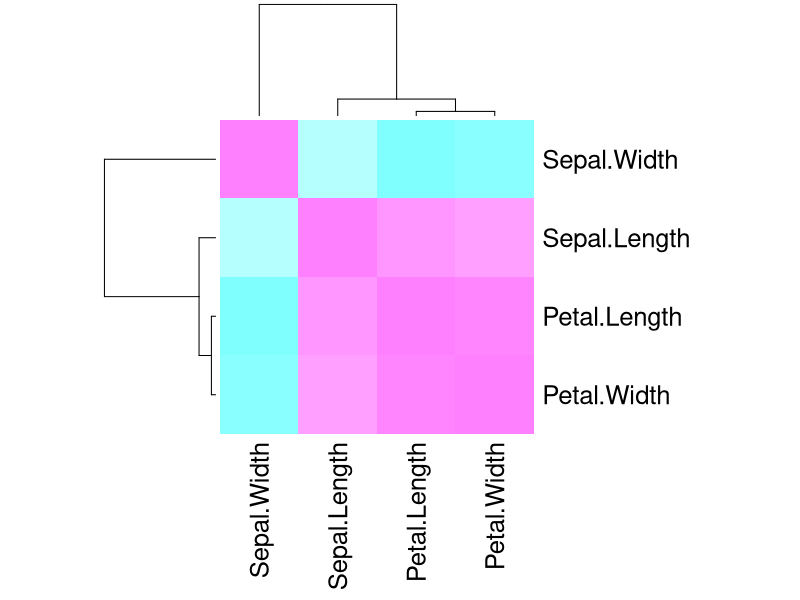
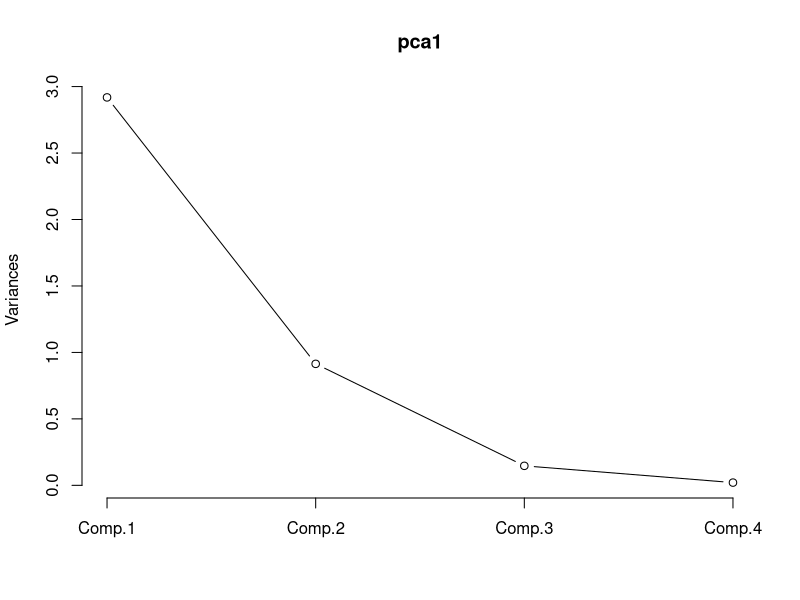
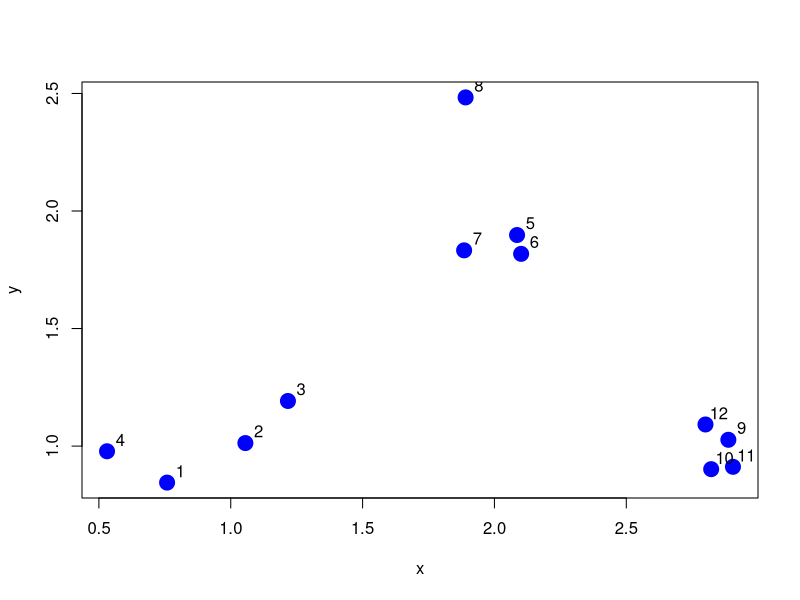
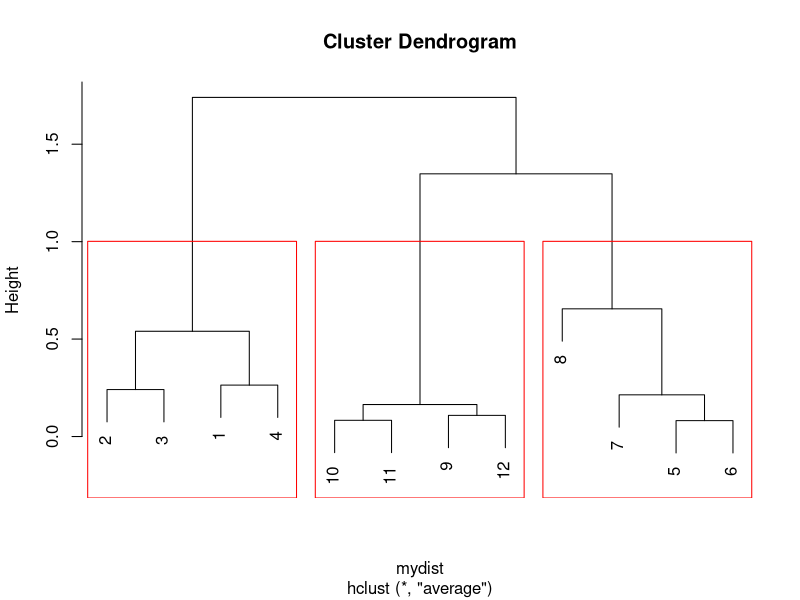
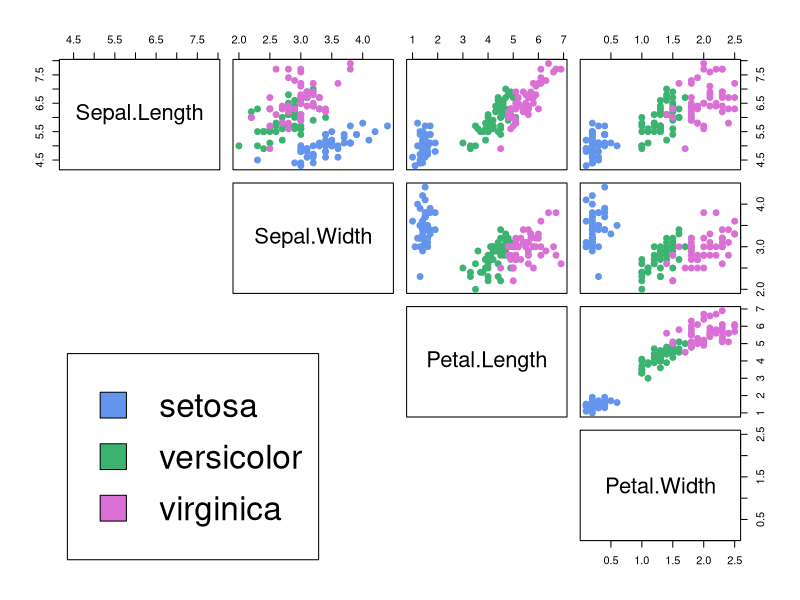
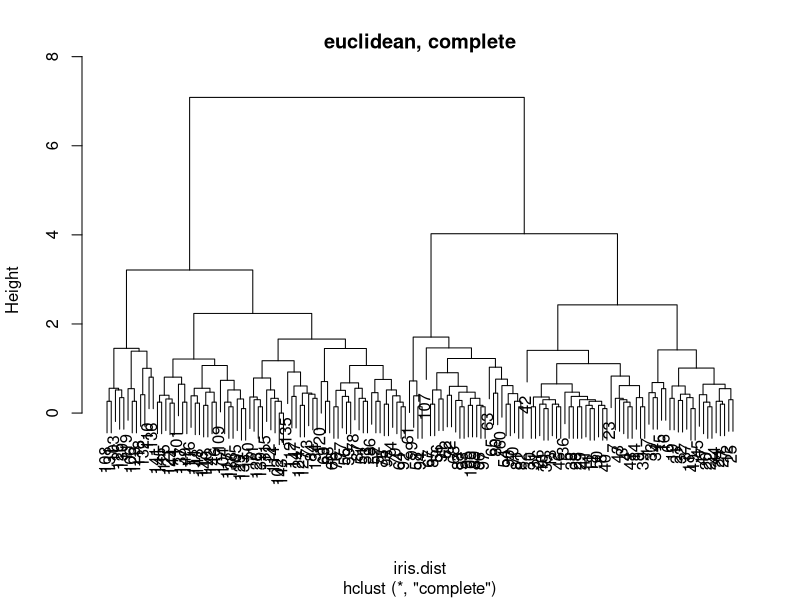
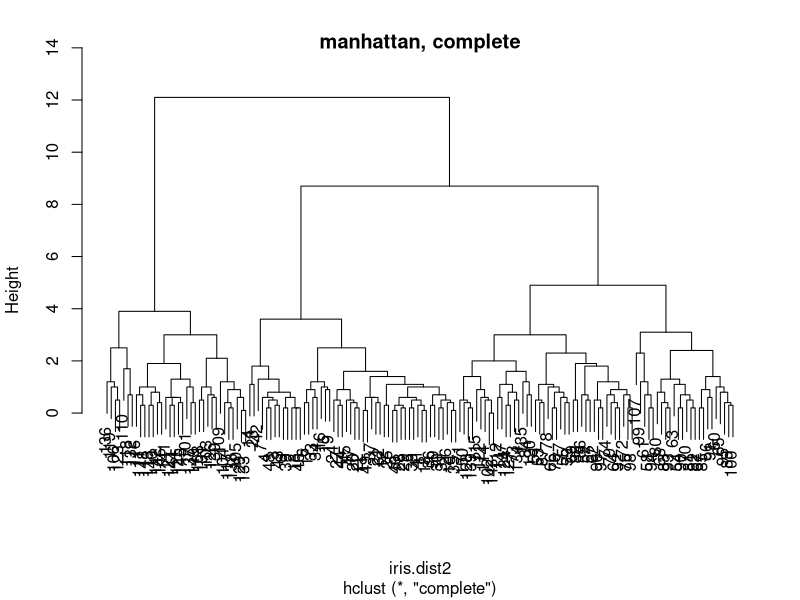
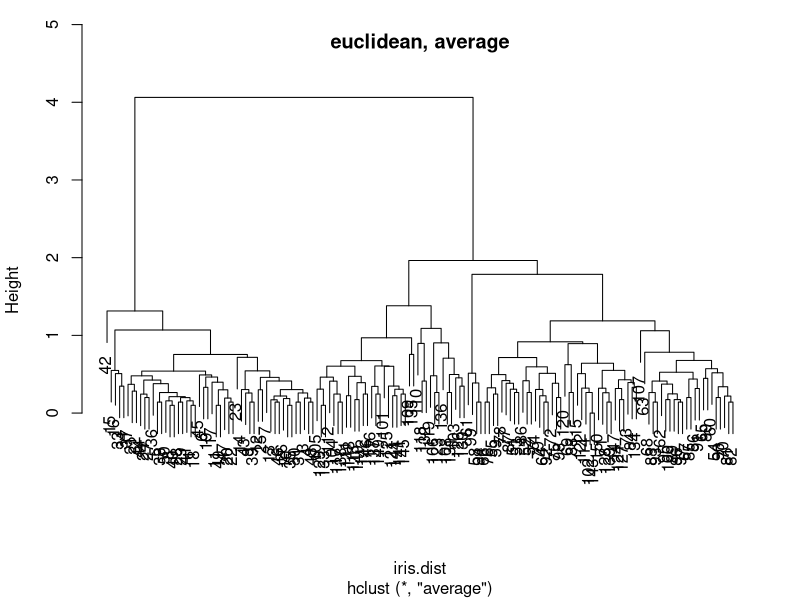

Reproduce these figures in R, in order.
## This program shows in-class examples for BIFX 503 Week 14
## Cluster analysis


library(datasets)
library(MASS)

###########################################################################################################################
## Review: PCA of Iris Data
###########################################################################################################################

?iris

# subset - leave species out

iris.q <- iris[,1:4]

scaled.iris <- scale(iris.q)

corr.iris <- cor(scaled.iris)
heatmap(corr.iris, symm = TRUE, revC = TRUE, margins=c(10,10), col=cm.colors(256))

pca1 <- princomp(scaled.iris, cor=TRUE)
plot(pca1, type="lines")
summary(pca1)

pca2 <- prcomp(scaled.iris, tol = 0.5)
summary(pca2)
pca2$rotation

###########################################################################################################################
## Cluster Analysis 1 -- Hierarchical Agglomerative Clustering
###########################################################################################################################

## Example One -- Simulated Data

## Generate simulated data: three clusters

set.seed(1234)
x <- rnorm(12, rep(1:3, each = 4), 0.2)
y <- rnorm(12, rep(c(1, 2, 1), each = 4), 0.2)

plot(x, y, col = "blue", pch = 19, cex = 2)
text(x + 0.05, y + 0.05, labels = as.character(1:12))

# combine x and y into data frame format
sim.df <- data.frame(x=x, y=y)
sim.df

## Hierarchical Clustering Example

# calculate distance matrix, Euclidian distance is the default
mydist <- dist(sim.df)
mydist

# perform clustering on distance matrix
myclust <- hclust(mydist, method="average")

# plot dendrogram
plot(myclust)

# cut tree into three clusters
groups <- cutree(myclust, k=3)
rect.hclust(myclust, k=3, border="red")


## Example Two -- Iris Data

## Scatter plot matrix
sp.cols <- character(nrow(iris))
sp.cols <- "black"
sp.cols[iris$Species == "setosa"] <- "cornflowerblue"
sp.cols[iris$Species == "versicolor"] <- "mediumseagreen"
sp.cols[iris$Species == "virginica"] <- "orchid"

species_labels <- iris[,5]

pairs(iris.q, col=sp.cols, lower.panel=NULL, cex.labels=2, pch=19, cex=1.2)

par(xpd = TRUE)
legend(x = 0.05, y = 0.4, cex=2, legend=as.character(levels(species_labels)), fill=unique(sp.cols))
par(xpd = NA)

# calculate distance matrix

iris.dist <- dist(iris.q)
iris.dist2 <- dist(iris.q, method="manhattan")

# cluster analysis using "complete" method

iris.clust <- hclust(iris.dist)
iris.clust2 <- hclust(iris.dist2)
iris.clust3 <- hclust(iris.dist, method="average")
iris.clust4 <- hclust(iris.dist2, method="average")

# plot dendrogram

plot(iris.clust, main="euclidean, complete")
plot(iris.clust2, main="manhattan, complete")
plot(iris.clust3, main="euclidean, average")
plot(iris.clust4, main="manhattan, average")


# cut tree into three clusters

iris.groups <- cutree(iris.clust, k=3)
rect.hclust(iris.clust, k=3, border="red")


## Class exercise -- USArrests data

?USArrests

ua.dist <- dist(USArrests)
ua.clust <- hclust(ua.dist)
plot(ua.clust)



###########################################################################################################################
## Cluster Analysis 2 -- K-Means Clustering
###########################################################################################################################

## Example One -- Simulated Data

mykmeans <- kmeans(sim.df, centers = 3)
mykmeans$cluster
mykmeans$centers  

plot(x, y, col = "blue", pch = 19, cex = 2)
points(mykmeans$centers, col = "red", pch = 12, cex = 2)


## Example Two -- Iris Data

iris.kmeans <- kmeans(iris.q, centers=3)
iris.kmeans$cluster

iris.clusters <- cbind(iris, iris.kmeans$cluster)
iris.clusters$Cluster <- iris.kmeans$cluster

table(iris.clusters$Species, iris.clusters$Cluster)

## Setosa accurately classified -- all in cluster 2
## Versicolor all in cluster 1 with the exception of two plants
## Virginica -- most in cluster 3


## Re-do scatter plot matrix, using cluster assignment

pairs(iris.q, col=iris.kmeans$cluster, pch=19, lower.panel = NULL)

## 1=black 2=red 3=green


